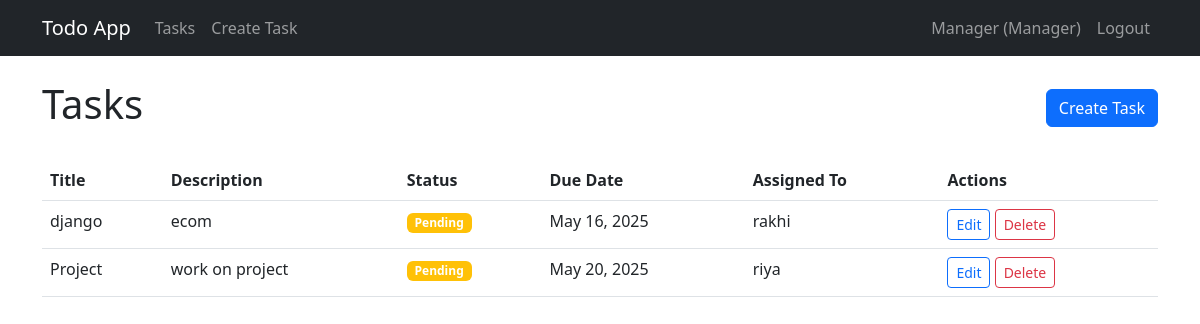
/ (signed in), run on the app's committed database.
### todo_app/models.py (models this page shows, shortened)
class User(AbstractUser):
    ADMIN = 'admin'
    MANAGER = 'manager'
    USER = 'user'
    ROLE_CHOICES = [
        (ADMIN, 'Admin'),
        (MANAGER, 'Manager'),
        (USER, 'User'),
    ]
    role = models.CharField(max_length=10, choices=ROLE_CHOICES, default=USER)
    def is_admin(self):
        return self.role == self.ADMIN
    def is_manager(self):
        return self.role == self.MANAGER

class Task(models.Model):
    title = models.CharField(max_length=200)
    description = models.TextField(blank=True)
    completed = models.BooleanField(default=False)
    created_date = models.DateTimeField(auto_now_add=True)
    due_date = models.DateTimeField(null=True, blank=True)
    created_by = models.ForeignKey(User, on_delete=models.CASCADE, related_name='created_tasks')
    assigned_to = models.ForeignKey(User, on_delete=models.CASCADE, related_name='assigned_tasks', null=True, blank=True)

### todo_app/views.py (the view)
# urls.py: path('', views.TaskListView.as_view(), name='task-list'),
class TaskListView(LoginRequiredMixin, ListView):
    model = Task
    template_name = 'todo_app/task_list.html'
    context_object_name = 'tasks'

### todo_app/templates/todo_app/task_list.html
{% extends 'base.html' %}
{% block content %}
    <div class="d-flex justify-content-between align-items-center mb-4">
        <h1>Tasks</h1>
        {% if user.is_admin or user.is_manager %}
            <a href="{% url 'task-create' %}" class="btn btn-primary">Create Task</a>
        {% endif %}
    </div>
    {% if tasks %}
        <div class="table-responsive">
            <table class="table table-hover">
                <thead>
                    <tr>
                        <th>Title</th>
                        <th>Description</th>
                        <th>Status</th>
                        <th>Due Date</th>
                        <th>Assigned To</th>
                        {% if user.is_admin or user.is_manager %}
                            <th>Actions</th>
                        {% endif %}
                    </tr>
                </thead>
                <tbody>
                    {% for task in tasks %}
                        <tr>
                            <td>{{ task.title }}</td>
                            <td>{{ task.description|truncatechars:50 }}</td>
                            <td>
                                {% if task.completed %}
                                    <span class="badge bg-success">Completed</span>
                                {% else %}
                                    <span class="badge bg-warning">Pending</span>
                                {% endif %}
                            </td>
                            <td>{{ task.due_date|date:"M d, Y" }}</td>
                            <td>{{ task.assigned_to.username }}</td>
                            {% if user.is_admin or user.is_manager %}
                                <td>
                                    <a href="{% url 'task-update' task.pk %}" class="btn btn-sm btn-outline-primary">Edit</a>
                                    <a href="{% url 'task-delete' task.pk %}" class="btn btn-sm btn-outline-danger">Delete</a>
                                </td>
                            {% endif %}
                        </tr>
                    {% endfor %}
                </tbody>
            </table>
        </div>
    {% else %}
        <div class="alert alert-info">No tasks available.</div>
    {% endif %}
{% endblock %}

### todo_app/templates/base.html (shortened to what this page needs)
<!DOCTYPE html>
<html lang="en">
<head>
    <link href="https://cdn.jsdelivr.net/npm/bootstrap@5.3.0-alpha1/dist/css/bootstrap.min.css" rel="stylesheet">
</head>
<body>
    <nav class="navbar navbar-expand-lg navbar-dark bg-dark">
        <div class="container">
            <a class="navbar-brand" href="{% url 'task-list' %}">Todo App</a>
            <div class="collapse navbar-collapse" id="navbarNav">
                <ul class="navbar-nav me-auto">
                    {% if user.is_authenticated %}
                        <li class="nav-item">
                            <a class="nav-link" href="{% url 'task-list' %}">Tasks</a>
                        </li>
                        {% if user.is_admin or user.is_manager %}
                            <li class="nav-item">
                                <a class="nav-link" href="{% url 'task-create' %}">Create Task</a>
                            </li>
                        {% endif %}
                    {% endif %}
                </ul>
                <ul class="navbar-nav">
                    {% if user.is_authenticated %}
                        <li class="nav-item">
                            <span class="nav-link">{{ user.username }} ({{ user.get_role_display }})</span>
                        </li>
                        <li class="nav-item">
                            <form method="get" action="{% url 'logout' %}">
                                <button class="btn btn-link nav-link" type="submit">Logout</button>
                            </form>
                        </li>
                    {% endif %}
                </ul>
            </div>
        </div>
    </nav>
    <div class="container mt-4">
        {% block content %}{% endblock %}
    </div>
</body>
</html>

### data on the page
User: username "Manager", role "Manager"
Task: title "django", description "ecom", completed "Pending", due_date "May 16, 2025", assigned_to.username "rakhi"
Task: title "Project", description "work on project", completed "Pending", due_date "May 20, 2025", assigned_to.username "riya"
